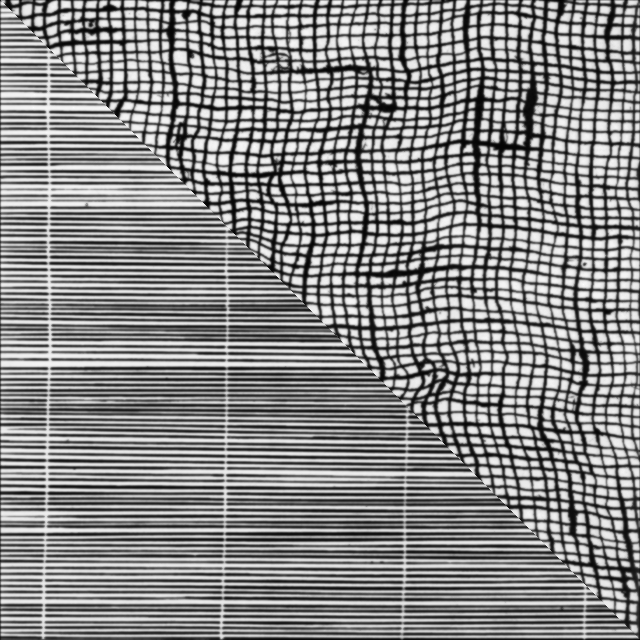
#> input picture 03/2labels/training.png, 640 x 640 px
$ jupyter execute week_03.ipynb   (older library calls are emulated)
#> lines starting #> are read from the running program, lines starting #| are printed output that depends on the picture; after the words box and inside, x2 and y2 are one past the last pixel; in counts of white or black regions, pixels touching at a corner belong together; long printed decimals are rounded
### 03/local_features.py
"""
Helping functions for extracting features from images

Vedrana Andersen Dahl (vand@dtu.dk)
Anders Bjorholm Dahl (abda@dtu.dk)
"""

import numpy as np
import scipy.ndimage

def get_gauss_feat_im(im, sigma=1, normalize=True):
    """Gauss derivative feaures for every image pixel.
    Arguments:
        image: a 2D image, shape (r,c).
        sigma: standard deviation for Gaussian derivatives.
        normalize: flag indicating normalization of features.
    Returns:
        imfeat: 3D array of size (r,c,15) with a 15-dimentional feature
             vector for every pixel in the image.
    Author: vand@dtu.dk, 2020
    """

    r,c = im.shape
    imfeat = np.zeros((r,c,15))
    imfeat[:,:,0] = scipy.ndimage.gaussian_filter(im,sigma,order=0)
    imfeat[:,:,1] = scipy.ndimage.gaussian_filter(im,sigma,order=[0,1])
    imfeat[:,:,2] = scipy.ndimage.gaussian_filter(im,sigma,order=[1,0])
    imfeat[:,:,3] = scipy.ndimage.gaussian_filter(im,sigma,order=[0,2])
    imfeat[:,:,4] = scipy.ndimage.gaussian_filter(im,sigma,order=[1,1])
    imfeat[:,:,5] = scipy.ndimage.gaussian_filter(im,sigma,order=[2,0])
    imfeat[:,:,6] = scipy.ndimage.gaussian_filter(im,sigma,order=[0,3])
    imfeat[:,:,7] = scipy.ndimage.gaussian_filter(im,sigma,order=[1,2])
    imfeat[:,:,8] = scipy.ndimage.gaussian_filter(im,sigma,order=[2,1])
    imfeat[:,:,9] = scipy.ndimage.gaussian_filter(im,sigma,order=[3,0])
    imfeat[:,:,10] = scipy.ndimage.gaussian_filter(im,sigma,order=[0,4])
    imfeat[:,:,11] = scipy.ndimage.gaussian_filter(im,sigma,order=[1,3])
    imfeat[:,:,12] = scipy.ndimage.gaussian_filter(im,sigma,order=[2,2])
    imfeat[:,:,13] = scipy.ndimage.gaussian_filter(im,sigma,order=[3,1])
    imfeat[:,:,14] = scipy.ndimage.gaussian_filter(im,sigma,order=[4,0])

    if normalize:
        imfeat -= np.mean(imfeat, axis=(0,1))
        imfeat /= np.std(imfeat, axis=(0,1))

    return imfeat

# [58 lines left out: functions get_gauss_feat_multi, im2col, ndim2col, not called in this run]

#%%
import skimage.io
import matplotlib.pyplot as plt

# [29 lines that do not run on import are left out]


### 03/week_03.ipynb
# Exercises Week 3 in 02506

Today we are going to do blob detection with scale space filtering.
<p align="center">

</p>

## Imports

[cell 1]
import numpy as np
import scipy
from skimage.io import imread, imshow
from scipy.ndimage import gaussian_filter1d, gaussian_filter,minimum_filter, maximum_filter
import matplotlib.pyplot as plt
import cv2
from local_features import *
import random
from sklearn.cluster import KMeans
from sklearn.neighbors import NearestNeighbors
from skimage import color

## Exercise A) Compute features

### 1. Read in the image and display it.

[cell 2]
img = imread('./2labels/training.png').astype(float)
#> img: shape (640, 640) float64; min 0, max 253, mean 134.8
label = imread('./2labels/training_labels.png').astype(float)
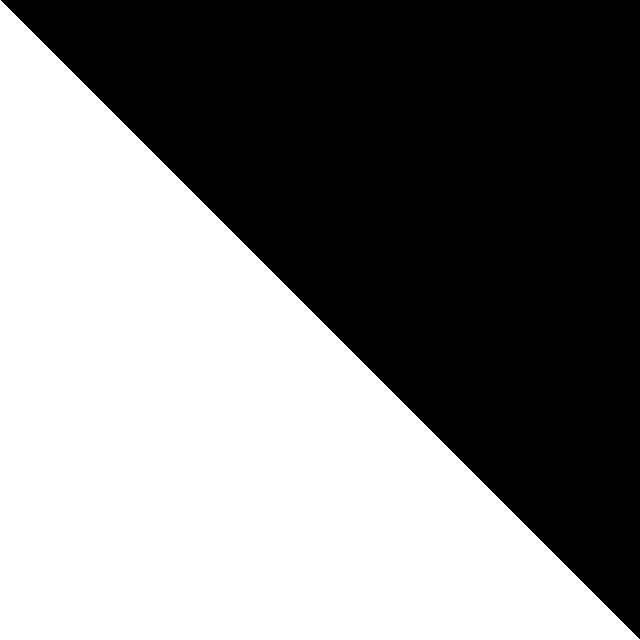
#> input picture 03/2labels/training_labels.png, 640 x 640 px
#> label: shape (640, 640) float64; values 0 (black) and 1 (white), 50.1% white; 1 black region, box (x1, y1, x2, y2) and area: (1, 0, 640, 639) 204480

fig, (ax1,ax2) = plt.subplots(1, 2,figsize=(8, 4))
fig.suptitle('Test Image and Label')
ax1.imshow(img,cmap='Greys')
ax1.set_title("Image")
ax2.imshow(label,cmap='Greys')
ax2.set_title("Label")
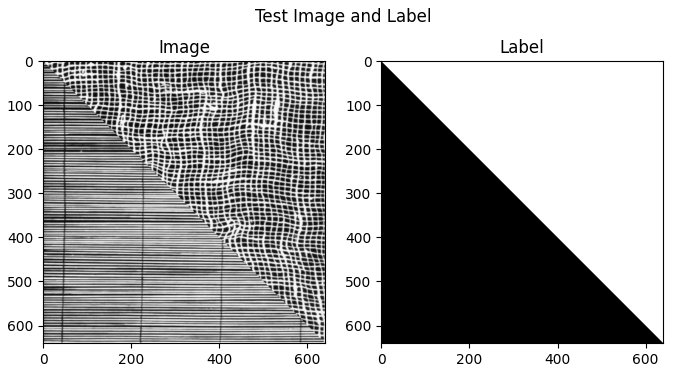
#> figure drawn by matplotlib, 2 panels

### 2. Compute the feature image.

[cell 3]
features = np.array(get_gauss_feat_im(img, sigma=5, normalize=True))

### 3. Inspect the feature image by displaying the layers. You can sample a few and look at them one at a time or you can display multiple images at once.

[cell 4]
r,c,nfeat = np.shape(features)
#> r = 640; c = 640; nfeat = 15

titles = [r"$L$", r"$L_{x}$", r"$L_{y}$", r"$L_{xx}$", r"$L_{xy}$", r"$L_{yy}$", r"$L_{xxx}$", r"$L_{xxy}$", r"$L_{xyy}$", r"$L_{yyy}$",
r"$L_{xxxx}$", r"$L_{xxxy}$", r"$L_{xxyy}$", r"$L_{xyyy}$",r"$L_{yyyy}$"]

fig, ax = plt.subplots(3,5,figsize=(20,10))
fig.suptitle('Gaussian Second Order Derivative')
for i in range(nfeat):
    ax[np.int(np.floor(i/5)),i%5].imshow(features[:,:,i],cmap='Greys')
    ax[np.int(np.floor(i/5)),i%5].set_title(titles[i],size=20)
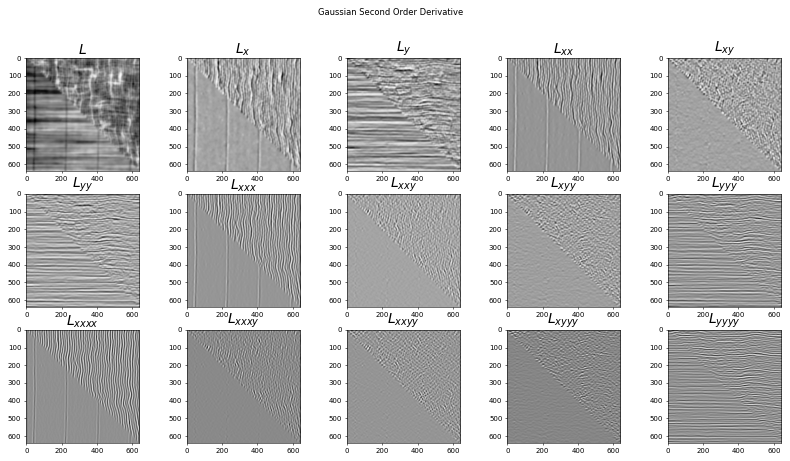
#> figure drawn by matplotlib, 15 panels

### 4. Since we will be clustering the features, you can transform the feature image of size $r \times c \times 15n$, where r is the rows, c is the columns, and n is the number of scales, into a 2D array of size $rc\times 15n$ where each row is a feature vector.

[cell 5]
feat2d = np.reshape(features, [r*c,nfeat], order='C')
print(feat2d[15,:])
#| [-1.489  0.347  0.07526 -1.609   0.1266  0.4489
#|   0.08044  0.7615  1.089  0.3556  2.156   0.07065
#|   8.058 -0.6379  1.622]
print(features[0,15,:])
#| [-1.489  0.347  0.07526 -1.609   0.1266  0.4489
#|   0.08044  0.7615  1.089  0.3556  2.156   0.07065
#|   8.058 -0.6379  1.622]

## B) Prepare labels for clustering

[cell 6]
fig, (ax1) = plt.subplots(1, 1,figsize=(4, 4))
fig.suptitle('Label Image')
ax1.imshow(label,cmap='Greys')
ax1.set_title("Label")

## C) Build dictionary
### 1. Select a random subset of feature vectors with corresponding labels (you can use random permutation). If you choose e.g. 5000-10000 vectors, it should be sufficient for clustering.

[cell 7]
nidx = 5000
random.seed(101)
idx = random.sample(range(0, r*c-1),nidx)
# We also have to reshape the labels accordingly
label2d = np.reshape(label, [r*c,1], order='C')
feat2dsmall = feat2d[idx,:]
label2dsmall = label2d[idx]
#> label2dsmall = 5000 values, max 1 at index 0, min 0 at index 1, mean 0.518

### 2. Use k-means to cluster the feature vectors into a number of clusters. You can choose e.g. 100-1000 clusters.

[cell 8]
nclust = 100
kmeans = KMeans(n_clusters=nclust, init='k-means++', n_init=10, max_iter=300, tol=0.0001).fit(feat2dsmall)

### 3. Make an $n_l\times n_c$ array to store label probabilities, where $n_c$ is the number of cluster centers. Compute the probability of a cluster belonging to each of the labels using Eq. 3.2 and 3.3, and store the probabilities in the array.

[cell 9]
unique_labels = np.unique(label2d)
#> unique_labels = [0, 1]
nlabels = np.size(np.unique(label2d))
#> nlabels = 2
print(f"There are {nlabels} and {nclust} clusters")
#| There are 2 and 100 clusters
print(kmeans)
#| KMeans(n_clusters=100, n_init=10)
prediction = kmeans.predict(feat2dsmall)
#> prediction = 5000 values, max 99 at index 270, min 0 at index 0, mean 43.87
label_probs = np.zeros([nlabels,nclust])
for j in range(nclust):
    in_clust = prediction == j
    clust_size = sum(in_clust)
    for i in range(nlabels):
        label_probs[i,j] = np.sum(label2dsmall[in_clust] == unique_labels[i])/clust_size
#> this loop made 100 passes
#> clust_size on passes 1 to 12: 120, 165, 17, 101, 108, 43, 21, 133, 43, 37, 21, 147

[cell 10]
img_tmp = np.ones([r*c])
img_tmp[idx] = prediction
img_tmp = np.reshape(img_tmp,[r,c])
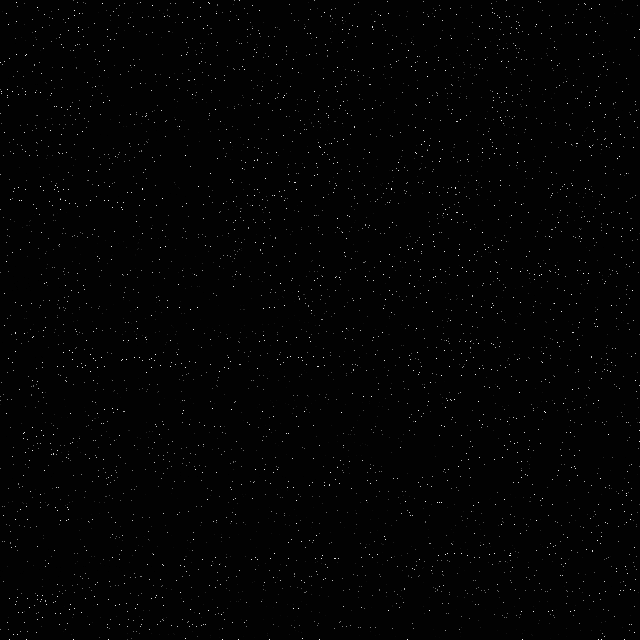
#> img_tmp: shape (640, 640) float64; min 0, max 99, mean 1.5; drawn with min black and max white
fig, (ax1,ax2) = plt.subplots(1, 2,figsize=(8,4))
fig.suptitle('Label Image')
ax1.imshow(img,cmap='Greys')
ax1.set_title("Original")
ax2.imshow(color.label2rgb(img_tmp))
ax2.set_title("clusters")
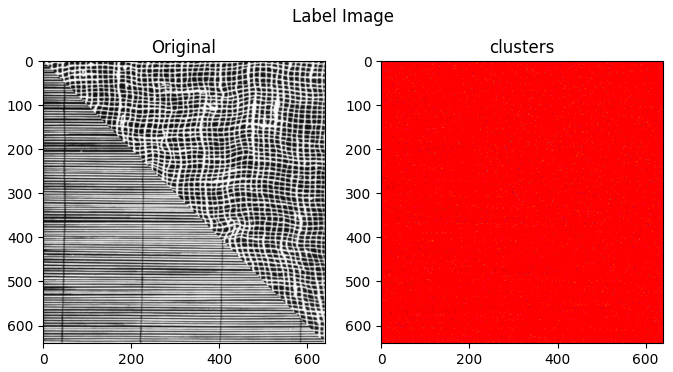
#> figure drawn by matplotlib, 2 panels

## D) Assign dictionary to test image
### 1. Compute a feature image from the test image.

[cell 11]
testimg = imread('./2labels/test_easy.png').astype(float)
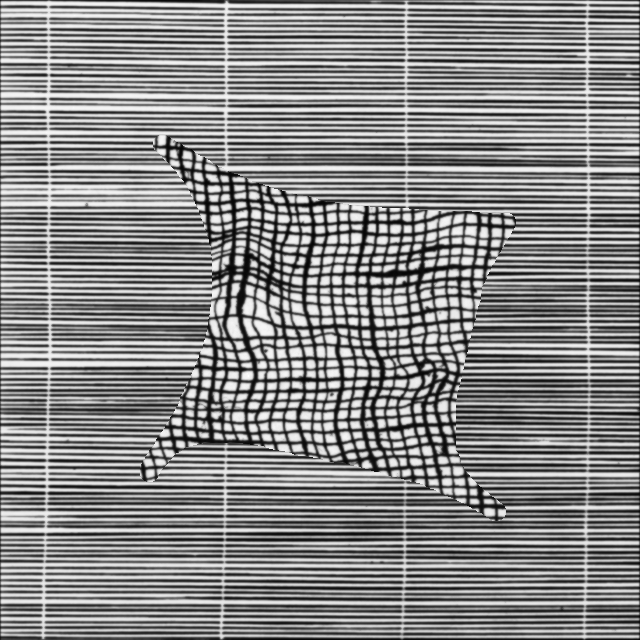
#> input picture 03/2labels/test_easy.png, 640 x 640 px
#> testimg: shape (640, 640) float64; min 0, max 255, mean 135
test_feat = np.array(get_gauss_feat_im(testimg, sigma=5, normalize=True))
test_feat2d = np.reshape(test_feat, [r*c,nfeat], order='C')

### 2. Use a nearest neighbor algorithm (knnsearch in MATLAB or Nearest Neighbors from Scikit Learn in Python) and find the nearest cluster for each feature in the image.

[cell 12]
pred = kmeans.predict(test_feat2d)

### 3. Store the index of the nearest cluster center in an image of size $r\times c$.

[cell 13]
pred_img = np.reshape(pred,[r,c])
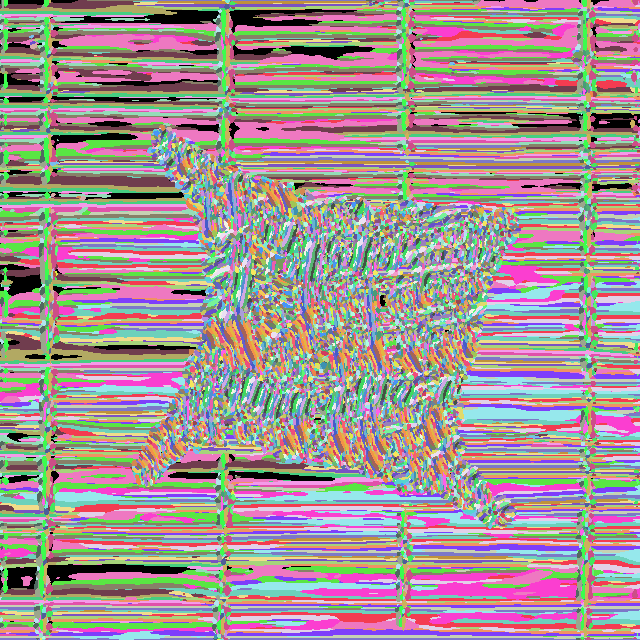
#> pred_img: shape (640, 640) int32; 100 distinct labels, from 0 to 99; one colour per label, 0 black

img_tmp = np.ones([r*c])
img_tmp[idx] = prediction
img_tmp = np.reshape(img_tmp,[r,c])
fig, (ax1,ax2) = plt.subplots(1, 2,figsize=(8,4))
fig.suptitle('Label Image')
ax1.imshow(testimg,cmap='Greys')
ax1.set_title("Original")
ax2.imshow(color.label2rgb(pred_img))
ax2.set_title("clusters")
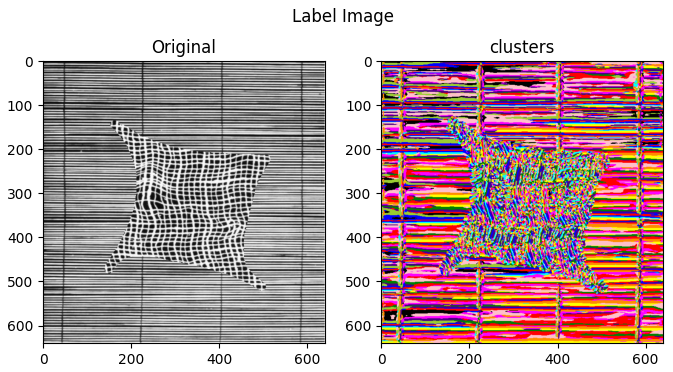
#> figure drawn by matplotlib, 2 panels

## E) Compute probability image and segmentation
### 1. Create an $r\times c\times n_l$ probability image.
### 2. In each pixel you insert the probability of the cluster center (index is stored in the assignment image from before).

[cell 14]
print(np.shape(pred_img))
#| (640, 640)
print(r)
#| 640
print(c)
#| 640
prob_img = np.zeros([r,c,nlabels])
for i in range(r):
    for j in range(c):
        prob_img[i,j,:] = label_probs[:,pred_img[i,j]]

### 3. Obtain a segmentation by selecting the most probable label in each pixel.

[cell 15]
img_tmp = np.ones([r*c])
img_tmp[idx] = prediction
img_tmp = np.reshape(img_tmp,[r,c])
fig, (ax1,ax2) = plt.subplots(1, 2,figsize=(8,4))
fig.suptitle('Label Image')
ax1.imshow(testimg,cmap='Greys')
ax1.set_title("Original")
ax2.imshow(color.label2rgb(np.argmax(prob_img,2)))
ax2.set_title("clusters")
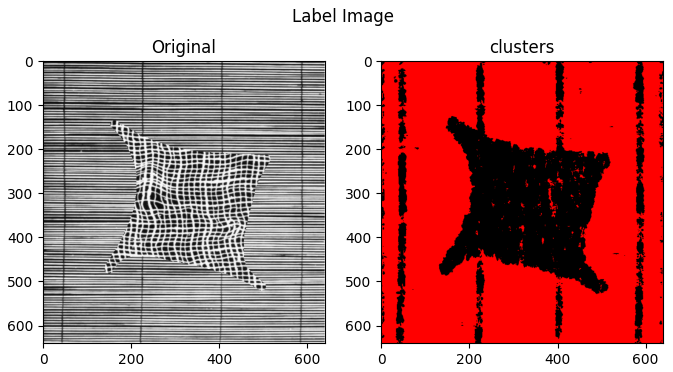
#> figure drawn by matplotlib, 2 panels

### 4. Try smoothing the probability image before selecting the most probable label.

[cell 16]
order = 0
sigma = 11
prob_img_smooth = prob_img

for i in range(nlabels):
    prob_img_smooth[:,:,i] = gaussian_filter(prob_img[:,:,i], sigma, order=order)

fig, (ax1,ax2) = plt.subplots(1, 2,figsize=(8,4))
fig.suptitle('Label Image')
ax1.imshow(testimg,cmap='Greys')
ax1.set_title("Original")
ax2.imshow(color.label2rgb(np.argmax(prob_img_smooth,2)))
ax2.set_title("clusters")
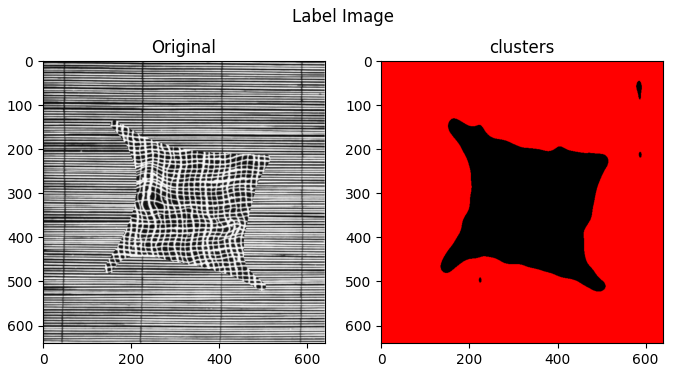
#> figure drawn by matplotlib, 2 panels

## Quiz Week 3
### Question 1
You have an image of the size $256 \times 408$ pixels and you want to compute dense
features consisting of pixel intensities collected from $9 \times 9$ patches centered
around each pixel, where such patch is valid. You want to store the extracted
features in a 3D array. What is the total number of elements (a product height times
width times depth) of the array you would choose to store the features?

[cell 17]
s1 = 9
s2 = 9
h = 256
w = 408
res = (h-(s1-1))*(w-(s2-1))*s1*s2
print(f"The result is {res}")

### Question 2
You are approaching a 3-label segmentation as explained in the exercise 3.2. You
choose to cluster the features extracted from the training image in 1000 clusters.
It turns out, that cluster number 5 contains 120 image features. In the training
image, the features from cluster 5 are represented with 90, 20, and 10 features in
labels 1, 2, and, 3, respectively. What is $p_5(1) + p_5(2)$?

[cell 18]
n = 120
p1 = 90/n
p2 = 20/n
p3 = 10/n
print(f"p1+p2={p1+p2}")

### Question 3
You are segmenting an image into labels 1, 2, and 3. You represent the probability
image using an $r \times \times 3$ array. The first three rows, five columns and two
layers of the probability image are shown below. Which label is dominant in the
segmentation of this $3 \times 5$ window?

[cell 19]
l1 = np.array([0.11, 0.16, 0.21, 0.26, 0.31, 0.09, 0.14, 0.19, 0.24, 0.29, 0.07, 0.12, 0.17, 0.22, 0.27])
#> l1 = [0.11, 0.16, 0.21, 0.26, 0.31, 0.09, 0.14, 0.19, 0.24, 0.29, 0.07, 0.12, 0.17, 0.22, 0.27]
l2 = np.array([0.67, 0.55, 0.43, 0.31, 0.19, 0.59, 0.47, 0.35, 0.23, 0.11, 0.51, 0.39, 0.27, 0.15, 0.03])
#> l2 = [0.67, 0.55, 0.43, 0.31, 0.19, 0.59, 0.47, 0.35, 0.23, 0.11, 0.51, 0.39, 0.27, 0.15, 0.03]
l3 = 1.0-(l1+l2)
#> l3 = [0.22, 0.29, 0.36, 0.43, 0.5, 0.32, 0.39, 0.46, 0.53, 0.6, 0.42, 0.49, 0.56, 0.63, 0.7]
img = np.array([l1,l2,l3])
labels = np.argmax(img,0)+1 # plus one due to one index of labels
#> labels = [2, 2, 2, 3, 3, 2, 2, 3, 3, 3, 2, 3, 3, 3, 3]
print(labels)
#| [2 2 2 3 3 2 2 3 3 3 2 3 3 3 3]
for i in np.unique(labels):
    print(f"p(x={i})={sum(labels == i)/np.size(labels)}")
#> this loop made 2 passes
#> i on passes 1 to 2: 2, 3
#| p(x=2)=0.4
#| p(x=3)=0.6
